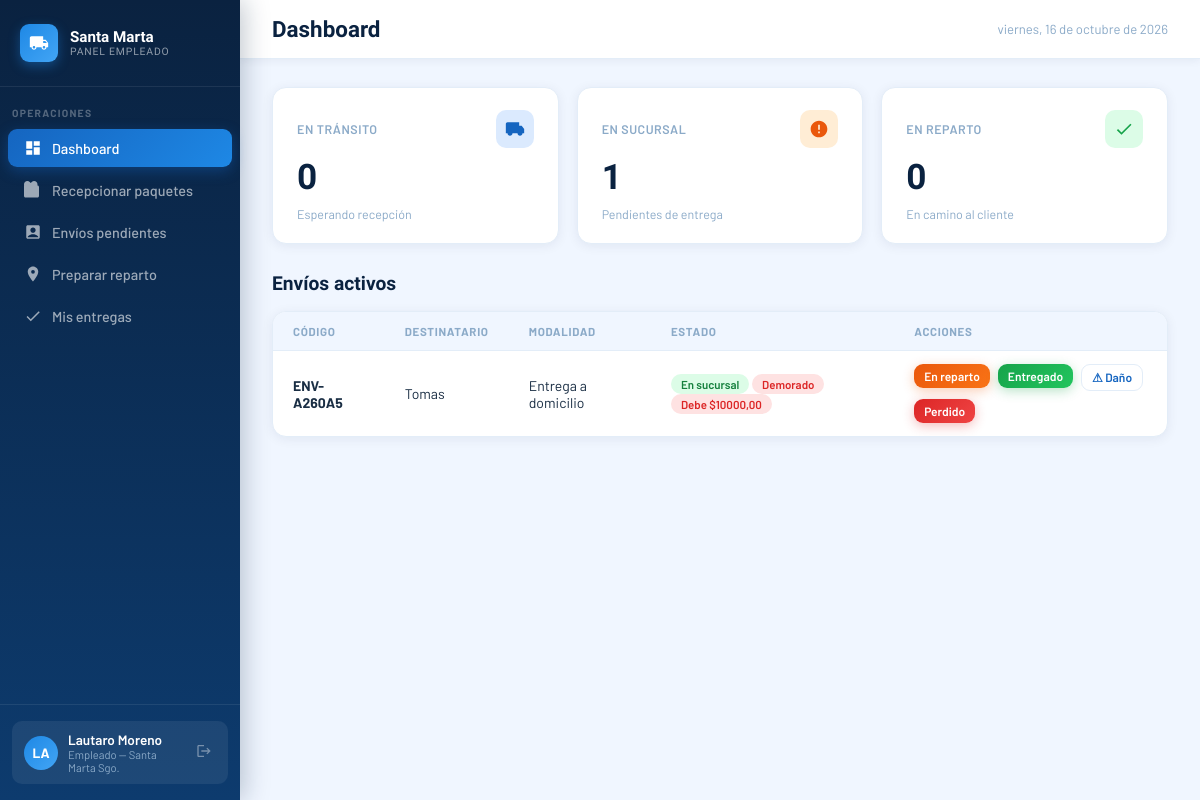
/empleado/dashboard/ (signed in), run on an earlier commit of the app's database.
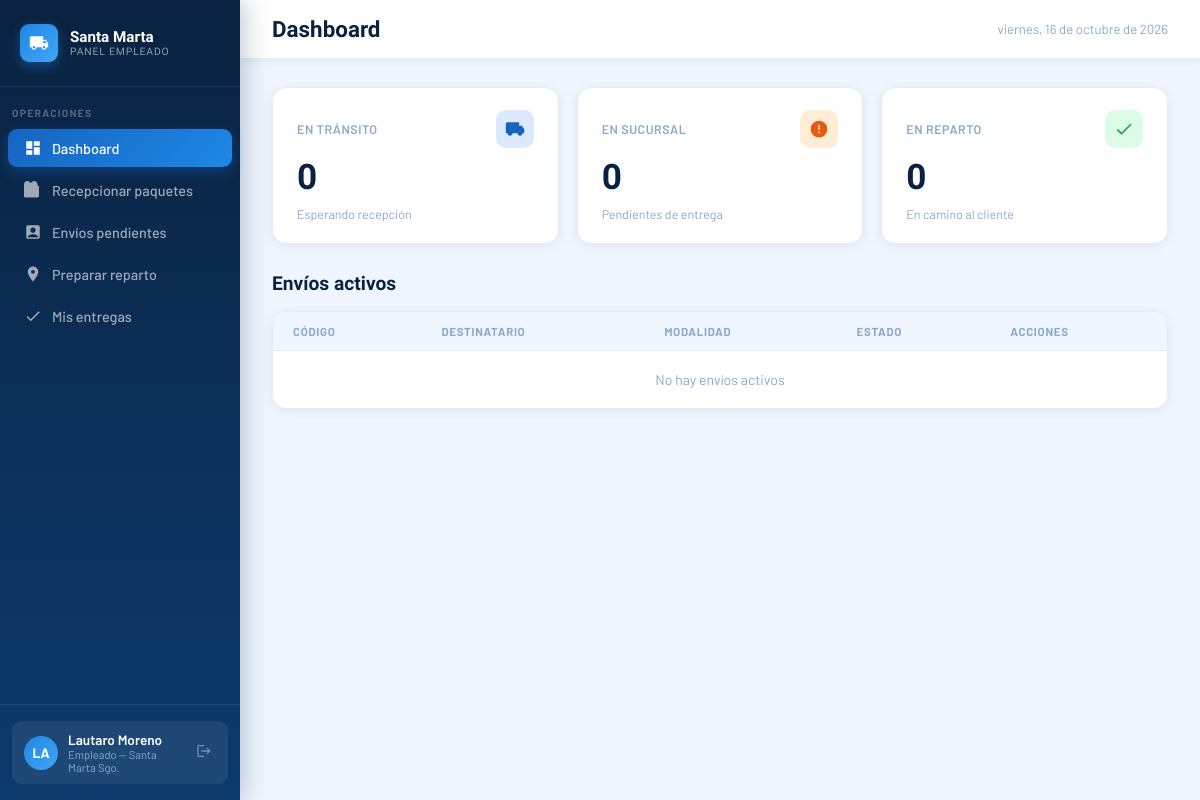
And on a later commit of the database.
### core/models.py (models this page shows, shortened)
class Envio(models.Model):
    ESTADO_CHOICES = [
        ('pendiente', 'Pendiente'),
        ('en_transito', 'En tránsito'),
        ('en_sucursal', 'En sucursal'),
        ('en_reparto', 'En reparto'),
        ('entregado', 'Entregado'),
        ('cancelado', 'Cancelado'),
        ('devuelto', 'Devuelto'),
        ('retenido', 'Retenido'),
        ('extraviado', 'Extraviado'),
    ]
    MODALIDAD_CHOICES = [
        ('domicilio', 'Entrega a domicilio'),
        ('sucursal', 'Retiro en sucursal'),
    ]
    ZONA_CHOICES = [
        ('norte', 'Norte'),
        ('sur', 'Sur'),
        ('este', 'Este'),
        ('oeste', 'Oeste'),
    ]
    codigo = models.CharField(max_length=20, unique=True, editable=False)
    destinatario = models.ForeignKey(Usuario, on_delete=models.PROTECT, related_name='envios')
    despacho = models.ForeignKey(Despacho, on_delete=models.SET_NULL, null=True, blank=True, related_name='envios')
    contenido = models.CharField(max_length=200)
    peso = models.DecimalField(max_digits=6, decimal_places=2, default=1, help_text='Peso en kilogramos')
    precio = models.DecimalField(max_digits=10, decimal_places=2)
    estado = models.CharField(max_length=20, choices=ESTADO_CHOICES, default='pendiente')
    modalidad = models.CharField(max_length=20, choices=MODALIDAD_CHOICES)
    direccion_entrega = models.CharField(max_length=200, blank=True)
    zona = models.CharField(max_length=10, choices=ZONA_CHOICES, blank=True)
    fecha_registro = models.DateTimeField(auto_now_add=True)
    fecha_actualizacion = models.DateTimeField(auto_now=True)
    fecha_recepcion = models.DateTimeField(null=True, blank=True)
    fecha_entrega = models.DateTimeField(null=True, blank=True)
    entregado_por = models.ForeignKey(
        Usuario, on_delete=models.SET_NULL, null=True, blank=True, related_name='entregas_realizadas'
    )
    lat = models.FloatField(null=True, blank=True)
    lon = models.FloatField(null=True, blank=True)
    notificado_demora = models.BooleanField(default=False)
    intentos_entrega = models.PositiveSmallIntegerField(default=0)
    ESTADOS_ACTIVOS = ['pendiente', 'en_transito', 'en_sucursal', 'en_reparto']
    UMBRAL_DEMORA_DIAS = 2
    MAX_INTENTOS_ENTREGA = 2
    UMBRAL_RETENCION_DIAS = 20
    @property
    def dias_sin_actualizar(self):
        return (timezone.now() - self.fecha_actualizacion).days
    @property
    def esta_demorado(self):
        return self.estado in self.ESTADOS_ACTIVOS and self.dias_sin_actualizar > self.UMBRAL_DEMORA_DIAS
    @property
    def tiene_danio_reportado(self):
        return self.incidencias.filter(tipo='danado').exists()
    @property
    def tiene_perdida_reportada(self):
        return self.incidencias.filter(tipo='perdido').exists()
    @property
    def monto_pagado(self):
        return self.pagos.filter(anulado=False, verificado=True).aggregate(total=models.Sum('monto'))['total'] or 0
    @property
    def esta_pagado(self):
        return self.monto_pagado >= self.precio
    @property
    def saldo_pendiente(self):
        return max(self.precio - self.monto_pagado, 0)
    @property
    def tiene_pago_pendiente_verificacion(self):
        return self.pagos.filter(anulado=False, verificado=False).exists()

class Usuario(AbstractUser):
    ROL_CHOICES = [
        ('admin', 'Administrador'),
        ('empleado', 'Empleado'),
        ('cliente', 'Cliente'),
    ]
    rol = models.CharField(max_length=20, choices=ROL_CHOICES)
    dni = models.CharField(max_length=20, unique=True)
    telefono = models.CharField(max_length=20, blank=True)

### empleado/views.py (the view)
# urls.py: path('dashboard/', views.dashboard_view, name='admin_dashboard'),
@login_required
def dashboard_view(request):
    if request.user.rol != 'empleado':
        return redirect('inicio')
    return render(request, 'empleado/dashboard.html', _contexto_dashboard(request))

### core/models.py (called while the page is built)
    @property
    def total_envios(self):
        return self.envios.exclude(estado='cancelado').count()

    @property
    def envios_recibidos(self):
        return self.envios.exclude(estado__in=['pendiente', 'en_transito', 'extraviado']).count()

### empleado/views.py (called while the page is built)
def _contexto_dashboard(request):
    return {
        'envios_transito': Envio.objects.filter(estado='en_transito'),
        'envios_sucursal': Envio.objects.filter(estado='en_sucursal'),
        'envios_reparto': Envio.objects.filter(estado='en_reparto'),
        'envios_retenidos': Envio.objects.filter(estado='retenido'),
        'despachos_pendientes': Despacho.objects.filter(
            fecha_salida__isnull=False, recepcion_finalizada=False
        ).order_by('fecha_salida'),
        'transito_sin_despacho': Envio.objects.filter(estado='en_transito', despacho__isnull=True),
        'mis_entregas': Envio.objects.filter(entregado_por=request.user).select_related('destinatario').order_by('-fecha_entrega'),
        'repartos_activos': RepartoActivo.objects.filter(empleado=request.user).select_related(),
    }

### empleado/templates/empleado/dashboard.html (shortened to what the changed rows need)
<!DOCTYPE html>
<html lang="es">
<head>
</head>
<body>
<div class="main">
  <div class="content">
    <div id="page-dashboard">
      <div class="stats-grid">
        <div class="stat-card">
          <div class="stat-card-top"><span class="stat-card-label"></span><div class="stat-icon orange"></div></div>
          <div class="stat-card-num">{{ envios_sucursal.count }}</div>
          <div class="stat-card-sub">Pendientes de entrega</div>
        </div>
      </div>
      <div class="table-card">
        <table>
          <thead><tr><th>Código</th><th>Destinatario</th><th>Modalidad</th><th>Estado</th><th>Acciones</th></tr></thead>
          <tbody>
            {% for envio in envios_sucursal %}
            <tr>
              <td><strong>{{ envio.codigo }}</strong></td>
              <td>{{ envio.destinatario.get_full_name }}</td>
              <td>{{ envio.get_modalidad_display }}</td>
              <td><span class="badge badge-sucursal">En sucursal</span> {% if envio.esta_demorado %}<span class="badge" style="background:#fee2e2;color:#dc2626;">Demorado</span>{% endif %} {% if envio.esta_pagado %}<span class="badge" style="background:#dcfce7;color:#16a34a;">Pagado</span>{% elif envio.tiene_pago_pendiente_verificacion %}<span class="badge" style="background:#fef9c3;color:#a16207;">⏳ Verificando pago</span>{% else %}<span class="badge" style="background:#fee2e2;color:#dc2626;">Debe ${{ envio.saldo_pendiente }}</span>{% endif %} {% if envio.tiene_danio_reportado %}<span class="badge" style="background:#ffedd5;color:#c2410c;">⚠ Dañado</span>{% endif %}</td>
              <td style="display:flex;gap:8px;flex-wrap:wrap;">
                <form method="POST" action="{% url 'empleado_estado' %}">
                  <button type="submit" class="btn btn-orange" style="padding:5px 10px;font-size:.75rem;">En reparto</button>
                </form>
                <form method="POST" action="{% url 'empleado_estado' %}" id="form-entregar-dash-suc-{{ envio.id }}">
                  <button type="submit" class="btn btn-green" style="padding:5px 10px;font-size:.75rem;">Entregado</button>
                </form>
                {% if not envio.tiene_danio_reportado %}
                <form method="POST" action="{% url 'empleado_reportar_danio' %}" onsubmit="return confirm('¿Reportar que este paquete está dañado?');">
                  <button type="submit" class="btn btn-outline" style="padding:5px 10px;font-size:.75rem;">⚠ Daño</button>
                </form>
                {% endif %}
                {% if not envio.tiene_perdida_reportada %}
                <form method="POST" action="{% url 'empleado_reportar_perdida' %}" onsubmit="return confirm('¿Reportar este paquete como perdido? Quedará marcado como extraviado.');">
                  <button type="submit" class="btn btn-red" style="padding:5px 10px;font-size:.75rem;">Perdido</button>
                </form>
                {% endif %}
              </td>
            </tr>
            {% endfor %}
            {% if not envios_sucursal and not envios_reparto %}
            <tr><td colspan="5" style="text-align:center;color:var(--gray);padding:20px;">No hay envíos activos</td></tr>
            {% endif %}
          </tbody>
        </table>
      </div>
    </div>
  </div>
</div>
</body>
</html>

What changed in the data, as far as the page shows it:
no longer on this page (row edited): Envio: codigo "ENV-A260A5", destinatario.get_full_name "Tomas", modalidad "Entrega a domicilio", estado "Demorado", saldo_pendiente "10000,00"
Also different on the page:
{{ envios_sucursal.count }}: "1" → "0"
text now shown: "No hay envíos activos"
